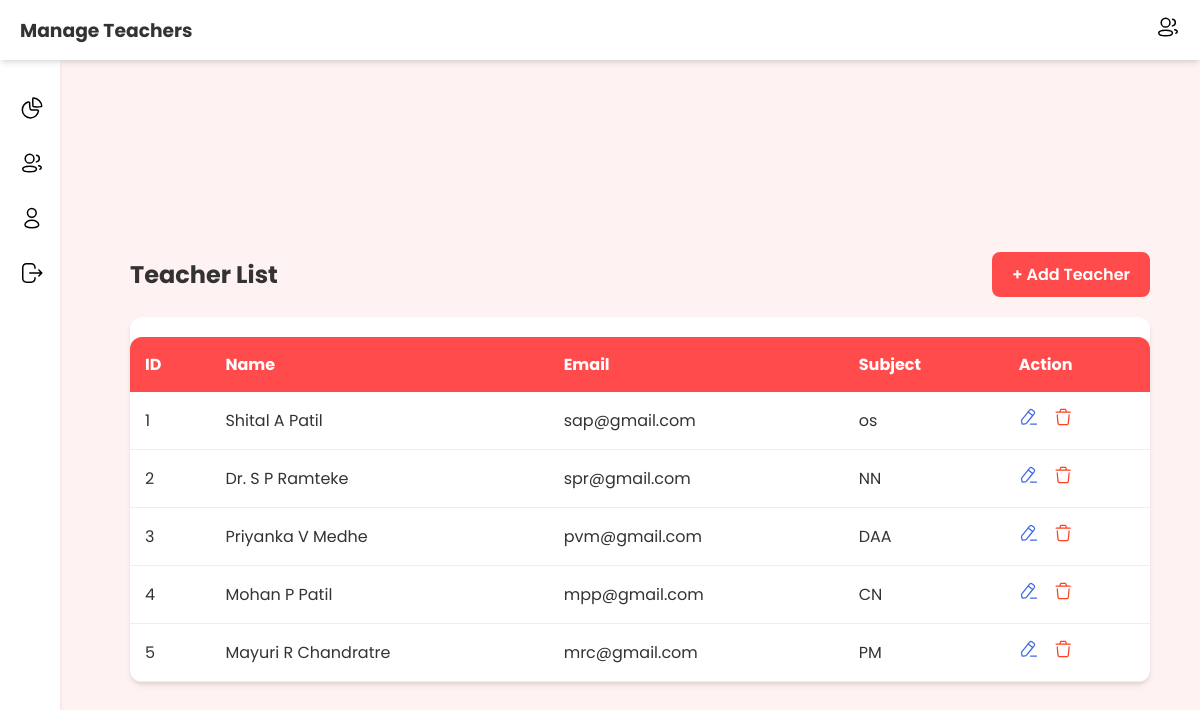
Page /admin/teacher.php (signed in) on the committed database.
### tables this page shows
CREATE TABLE `teacher` (
  `id` int(11) NOT NULL,
  `name` varchar(50) NOT NULL,
  `email` varchar(50) NOT NULL,
  `subject` varchar(50) NOT NULL,
  `password` varchar(50) NOT NULL
);

### admin/teacher.php (the view, shortened to what this page needs)
<?php
$con = mysqli_connect("localhost", "root", "", "qr_ats");
$query = "select * from teacher";
$result = mysqli_query($con, $query);
?>
<!DOCTYPE html>
<html lang="en">
<head>
    <link rel="stylesheet" href="../css/style.css">
</head>
<body>
    <?php $title = 'Manage Teachers'; include "../componets/header.php" ?>
    <?php include "../componets/sidebar.php" ?>
    <div id="box">
        <a href="logout.php">
        </a>
    </div>
    <main>
        <div class="container">
            <div style="display: flex; justify-content: space-between; align-items: center; margin-bottom: 20px; flex-wrap: wrap; gap: 10px;">
                <h2 style="color: var(--text-color);">Teacher List</h2>
                <a href="add_teacher.php" class="button_submit" style="width: auto; padding: 10px 20px; margin: 0; text-decoration: none;">+ Add Teacher</a>
            </div>
            <div class="card" style="width: 100%; margin: 0; padding: 0; overflow: hidden;">
                <div style="overflow-x: auto;">
                    <table>
                        <thead>
                            <tr>
                                <th>ID</th>
                                <th>Name</th>
                                <th>Email</th>
                                <th>Subject</th>
                                <th>Action</th>
                            </tr>
                        </thead>
                        <tbody>
                        <?php
                            if (mysqli_num_rows($result) <= 0) {
                                echo "<tr><td colspan='5' style='text-align:center; padding: 20px;'>No teachers registered yet.</td></tr>";
                            } else {
                                while ($row = mysqli_fetch_assoc($result)) {
                                    echo "<tr>
                                    <td>" . $row["id"] . "</td>
                                    <td>" . htmlspecialchars($row["name"]) . "</td>
                                    <td>" . htmlspecialchars($row["email"]) . "</td>
                                    <td>" . htmlspecialchars($row["subject"]) . "</td>
                                    <td>
                                        <a href='edit_teacher.php?id=$row[id]&name=$row[name]&email=$row[email]&subject=$row[subject]' style='margin-right: 10px;'><img src='../resources/icons/Edit.svg' style='width: 20px;'></a>
                                        <a href='delete_teacher.php?id=$row[id]' onclick='return confirm(\"Are you sure you want to delete this teacher?\")'><img src='../resources/icons/Delete.svg' style='width: 20px;'></a>
                                    </td>
                                </tr>";
                                }
                            }
                        ?>
                        </tbody>
                    </table>
                </div>
            </div>
        </div>
    </main>
</body>
</html>

### css/style.css (style rules this page uses)
:root { --primary-color: #ff4b4b; --primary-dark: #d43f3f; --bg-color: #fef2f2; --text-color: #333; --white: #ffffff; --shadow: 0 4px 6px -1px rgba(0, 0, 0, 0.1), 0 2px 4px -1px rgba(0, 0, 0, 0.06); --radius: 12px; }
* { margin: 0; padding: 0; box-sizing: border-box; font-family: "Poppins", sans-serif; }
body { background-color: var(--bg-color); color: var(--text-color); min-height: 100vh; display: flex; flex-direction: column; }
main { width: 100%; max-width: 1200px; margin: 0 auto; padding: 20px; display: flex; flex-wrap: wrap; justify-content: center; align-items: center; min-height: 100vh; }
.button_submit { width: 100%; padding: 15px; background-color: var(--primary-color); color: var(--white); border: none; border-radius: 8px; font-size: 1rem; font-weight: 600; cursor: pointer; transition: background-color 0.3s, transform 0.2s; margin-top: 10px; }
.container { margin-top: 80px; margin-left: 80px; width: calc(100% - 100px); padding: 20px; }
.card { background: var(--white); padding: 20px; border-radius: var(--radius); box-shadow: var(--shadow); display: inline-block; width: 280px; margin: 15px; vertical-align: top; transition: transform 0.2s; }
table { width: 100%; border-collapse: collapse; background: var(--white); border-radius: var(--radius); overflow: hidden; box-shadow: var(--shadow); margin-top: 20px; }
th { background-color: var(--primary-color); color: var(--white); padding: 15px; text-align: left; }
td { padding: 15px; border-bottom: 1px solid #eee; }

### rows in the picture
teacher: id "1", name "Shital A Patil", email "sap@gmail.com", subject "os"
teacher: id "2", name "Dr. S P Ramteke", email "spr@gmail.com", subject "NN"
teacher: id "3", name "Priyanka V Medhe", email "pvm@gmail.com", subject "DAA"
teacher: id "4", name "Mohan P Patil", email "mpp@gmail.com", subject "CN"
teacher: id "5", name "Mayuri R Chandratre", email "mrc@gmail.com", subject "PM"

### other values in the picture
$title "Manage Teachers"
